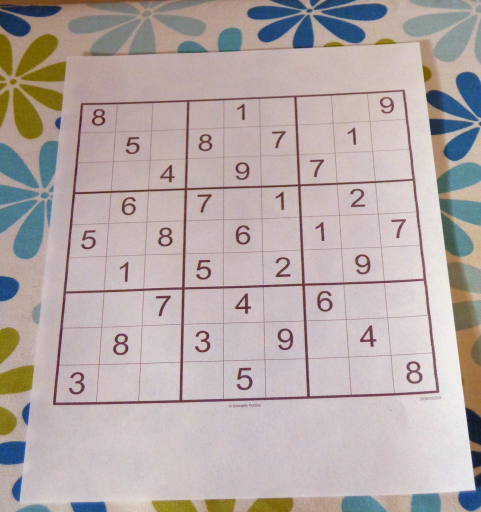
#> input picture images/sudoku.jpg, 962 x 1024 px, found by its file name (shown at 1/2 size)
$ jupyter execute --allow-errors Sudoku_Solver.ipynb
#> lines starting #> are read from the running program, lines starting #| are printed output that depends on the picture; after the words box and inside, x2 and y2 are one past the last pixel; in counts of white or black regions, pixels touching at a corner belong together
[cell 1]
import cv2
import numpy as np
from PIL import Image
import matplotlib.pyplot as plt
import tensorflow as tf

# Loading the image

[cell 2]
#cv2 reads image in BGR format, while matplotlib in RGB format
img = cv2.imread('/content/drive/MyDrive/Projects/Sudoku Solver/sudoku.jpg')
#> img is the input picture: shape (1024, 962, 3); mean B, G, R 167.9, 169.5, 181
plt.imshow(img);
print('The shape of original image is {}\n'.format(img.shape))
#| The shape of original image is (1024, 962, 3)

#Preprocessing the image

### Resizing the image and creating a blank image

[cell 3]
width, height = 450, 450
img = cv2.resize(img, (width, height)) #changes the shape of the image into 450x450
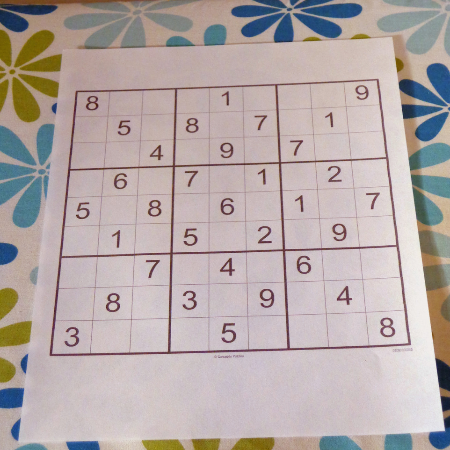
#> img: shape (450, 450, 3); mean B, G, R 167.8, 169.4, 180.8
print('The shape of resized image is {}\n'.format(img.shape))
#| The shape of resized image is (450, 450, 3)

[cell 4]
imgBlank = np.zeros((width, height, 3), np.uint8)  #creating a blank image of the same size as the resized image to overlay
plt.imshow(imgBlank);
print('The shape of blank image is {}\n'.format(img.shape))
#| The shape of blank image is (450, 450, 3)

### Cleaning the image

[cell 5]
def preprocess(img):
  imgGray = cv2.cvtColor(img, cv2.COLOR_BGR2GRAY) #convet BGR to Gray
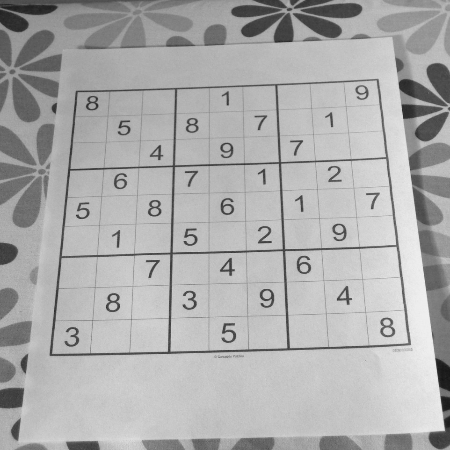
#> imgGray: shape (450, 450); min 21, max 240, mean 172.6
  imgBlur = cv2.GaussianBlur(imgGray, (5, 5), 1)
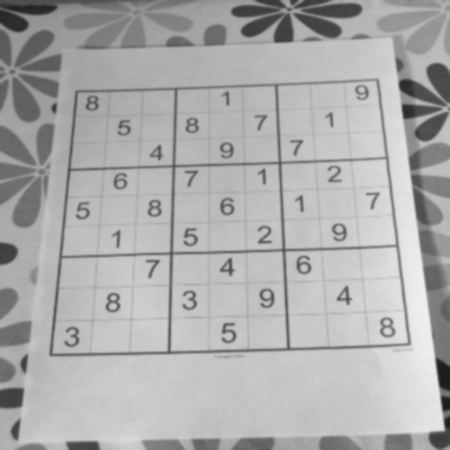
#> imgBlur: shape (450, 450); min 25, max 238, mean 172.6
  imgThreshold = cv2.adaptiveThreshold(imgBlur, 255, 1, 1, 11, 2)
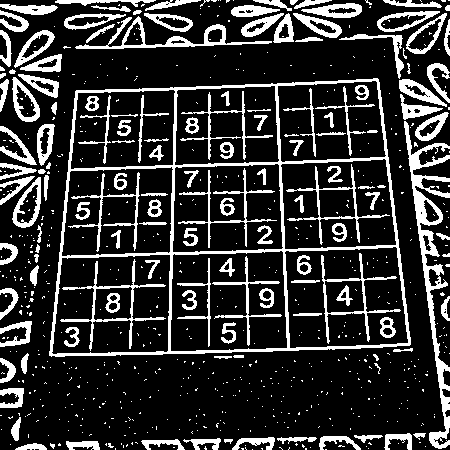
#> imgThreshold: shape (450, 450); 19.8% white; 719 white regions (582 under 20 px)

  # uncomment the next lines to view each image processing
  fig = plt.figure(figsize = (20, 20))
  fig.add_subplot(5,5, 1)
  plt.imshow(img)
  plt.title("Original Image")
  fig.add_subplot(5,5, 2)
  plt.imshow(imgGray, cmap = 'gray') #plt displays images using three channels, so the extra parameter is needed to display the gray image
  plt.title("Grayed")
  fig.add_subplot(5,5, 3)
  plt.imshow(imgBlur, cmap = 'gray')
  plt.title("Blurred")
  fig.add_subplot(5,5, 4)
  plt.imshow(imgThreshold, cmap = 'gray')
  plt.title("Applied Threshold")

  return imgThreshold

[cell 6]
imgThreshold = preprocess(img)
#> figure, not shown here; B, G, R data is drawn as R, G, B

###Finding the contours

[cell 7]
imgContours, imgBigContour = img.copy(), img.copy()
contours, hierarchy = cv2.findContours(imgThreshold, cv2.RETR_EXTERNAL, cv2.CHAIN_APPROX_SIMPLE)
#> contours = 512 contours, 446 with area under 20; largest, box (x1, y1, x2, y2) and area: (49, 78, 411, 357) 88502, (404, 121, 450, 449) 3014, (75, 16, 272, 49) 1378, (12, 177, 41, 228) 862, (406, 13, 447, 54) 758
cv2.drawContours(imgContours, contours, -1, (70,102,255), 3)
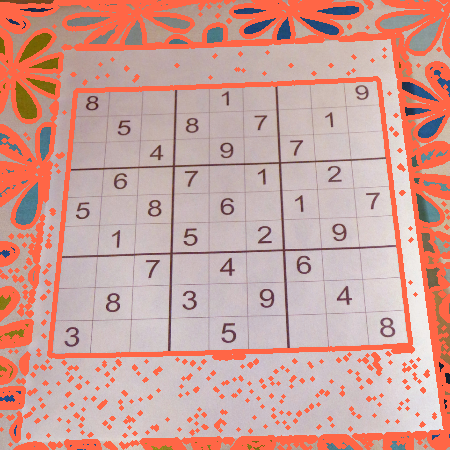
#> imgContours: shape (450, 450, 3); mean B, G, R 153.7, 161.3, 205.9
plt.imshow(imgContours);

###Finding the biggest contour

[cell 8]
def biggestContourFinder(contours):
  biggest = np.array([])
  max_area = 0
  for i in contours:
    area = cv2.contourArea(i)
    if area > 50:
      perimeter = cv2.arcLength(i, True)
      approx = cv2.approxPolyDP(i, 0.02*perimeter, True)
      if area>max_area and len(approx) == 4:
        biggest = approx
        max_area = area
#> this loop made 512 passes
#> (area, perimeter, biggest, max_area) on passes 29, 423: (112.5, 70.04, [[46, 448], [41, 444], [33, 443], [15, 449]], 112.5), (88502.5, 1234.8, [[378, 79], [76, 90], [49, 355], [409, 345]], 88502.5)
#> (area, perimeter, approx) on passes 432, 456, 463, 464, 479: (432, 107.3, [[18, 74], [38, 90], [57, 96], [58, 82]]), (403, 106.3, [[61, 54], [20, 69], [59, 71]]), (56.5, 57.9, [[295, 41], [322, 39], [308, 37]]), (320.5, 218.8, [[339, 39], [391, 36], [399, 78], [401, 35]]), (371.5, 86.53, [[288, 13], [276, 28], [274, 42], [293, 41]])
#> after the loop, max_area = 88502.5

  # uncomment the following two lines to see the contour points
  # a = cv2.drawContours(img, biggest, -1, (255,0,0), 9)
  # plt.imshow(a, cmap = 'gray');

  return biggest, max_area

[cell 9]
biggest, max_area = biggestContourFinder(contours)
#> biggest = [[378, 79], [76, 90], [49, 355], [409, 345]]; max_area = 88502.5

### Finding the order of the points

[cell 10]
def reorder(myPoints):
  myPoints = myPoints.reshape((4,2))
#> myPoints = [[378, 79], [76, 90], [49, 355], [409, 345]]
  myPointsNew = np.zeros((4,1,2), np.int32)
  add = myPoints.sum(1)
#> add = [457, 166, 404, 754]
  myPointsNew[0] = myPoints[np.argmin(add)]
  myPointsNew[3] = myPoints[np.argmax(add)]
  diff = np.diff(myPoints, axis = 1)
#> diff = [-299, 14, 306, -64]
  myPointsNew[1] = myPoints[np.argmin(diff)]
  myPointsNew[2] = myPoints[np.argmax(diff)]
  return myPointsNew

[cell 11]
biggestReordered = reorder(biggest)
#> biggestReordered = [[76, 90], [378, 79], [49, 355], [409, 345]]
#print('The original points: \n{}\n\nThe reordered points: \n{}'.format(biggest, biggestReordered))

[cell 12]
cv2.drawContours(imgBigContour, biggestReordered, -1, (255,0,0), 10)
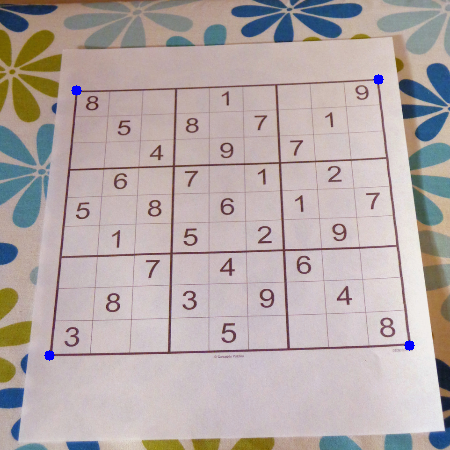
#> imgBigContour: shape (450, 450, 3); 0.16% of pixels changed, all inside (x1, y1, x2, y2) = (44, 74, 415, 361)
plt.imshow(imgBigContour);

###Warping the image

[cell 13]
pts1 = np.float32(biggestReordered)
#> pts1 = [[76, 90], [378, 79], [49, 355], [409, 345]]
pts2 = np.float32([[0, 0], [width, 0], [0, height], [width, height]])
matrix = cv2.getPerspectiveTransform(pts1, pts2) #perspective matrix
#> matrix = [[1.62, 0.165, -138.3], [0.0795, 2.18, -202.4], [6.36e-05, 0.000781, 1]]
imgWarpColored = cv2.warpPerspective(img, matrix, (width, height)) #applying the warp
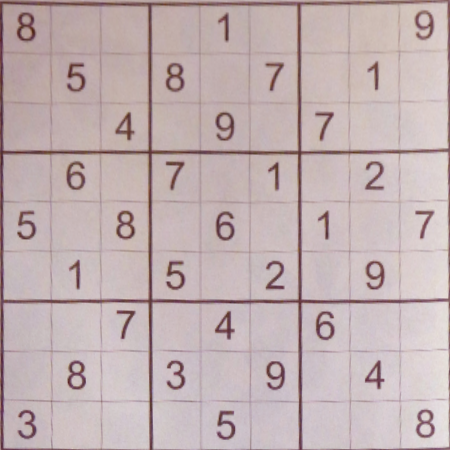
#> imgWarpColored: shape (450, 450, 3); mean B, G, R 177.8, 176.8, 193.7
imgWarpGray = cv2.cvtColor(imgWarpColored, cv2.COLOR_BGR2GRAY) #changing to grayscale
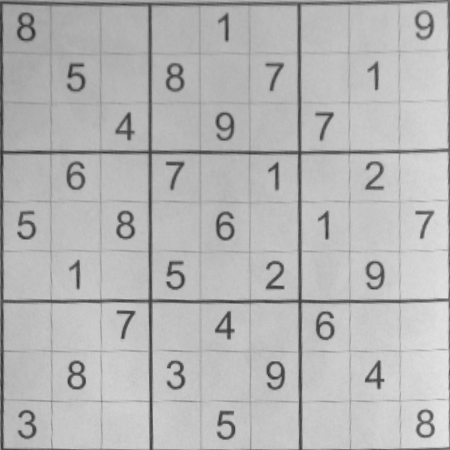
#> imgWarpGray: shape (450, 450); min 48, max 228, mean 182
plt.imshow(imgWarpGray, cmap = 'gray')

###Extracting the individual number boxes

[cell 14]
def splitBoxes(img):
  rows = np.vsplit(img, 9)
#> rows = 9 items
  boxes = []
  for r in rows:
    cols = np.hsplit(r, 9)
    for box in cols:
      boxes.append(box)
#> this loop made 9 passes
#> after the loop, boxes = 81 items
  return boxes

[cell 15]
boxes = splitBoxes(imgWarpGray)
#> boxes = 81 items
plt.imshow(boxes[80], cmap = 'gray')
plt.axis(False);
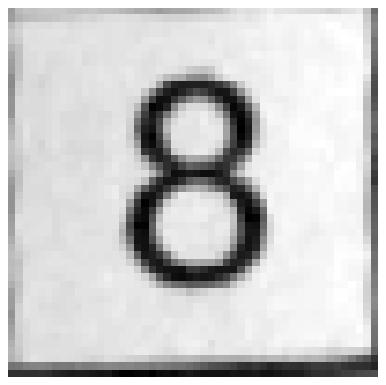
#> figure drawn by matplotlib, 1 panel

### Extracting Digits

#> (a cell that did not finish here is left out)

###Display Digit on Image

[cell 17]
def displayNumbers(img, numbers, color = (255,0,0)):
  secW = int(img.shape[1]/9)
  secH = int(img.shape[0]/9)
  for x in range(9):
    for y in range(9):
      if numbers[(y*9)+x] != 0:
        cv2.putText(img,
                    str(numbers[(y*9)+x]),
                    (x*secW+int(secW/2)-10, int((y+0.8)*secH)),
                    cv2.FONT_HERSHEY_COMPLEX_SMALL,
                    2, color, 2, cv2.LINE_AA)
  return img

[cell 18]
imgDetectedDigits = imgBlank.copy()
#> (the rest of this cell did not finish here and is left out)

[cell 19]
plt.imshow(imgDetectedDigits);

###Finding Solution of the Board

#> (a cell that did not finish here is left out)

[cell 21]
import sudokuSolver
imgSolvedDigits = imgBlank.copy()
try:
  sudokuSolver.solve(board)
except:
  pass

flatList = []
#> (the rest of this cell did not finish here and is left out)

[cell 22]
plt.imshow(imgSolvedDigits)

###Overlaying the Answer

[cell 23]
pts2 = np.float32(biggestReordered) # PREPARE POINTS FOR WARP
#> pts2 = [[76, 90], [378, 79], [49, 355], [409, 345]]
pts1 =  np.float32([[0, 0],[width, 0], [0, height],[width, height]]) # PREPARE POINTS FOR WARP
matrix = cv2.getPerspectiveTransform(pts1, pts2)  # GER
#> matrix = [[0.663, -0.0775, 76], [-0.0262, 0.462, 90], [-2.17e-05, -0.000356, 1]]
imgInvWarpColored = img.copy()
imgInvWarpColored = cv2.warpPerspective(imgSolvedDigits, matrix, (width, height))
inv_perspective = cv2.addWeighted(imgInvWarpColored, 1, img, 0.9, 1)
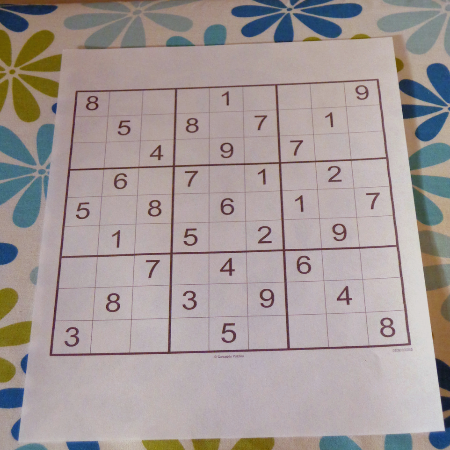
#> inv_perspective: shape (450, 450, 3); mean of channels 0, 1, 2 152, 153.4, 163.8; drawn as B, G, R

$ run again, with images/comparison.png saved as images/sudoku.jpg
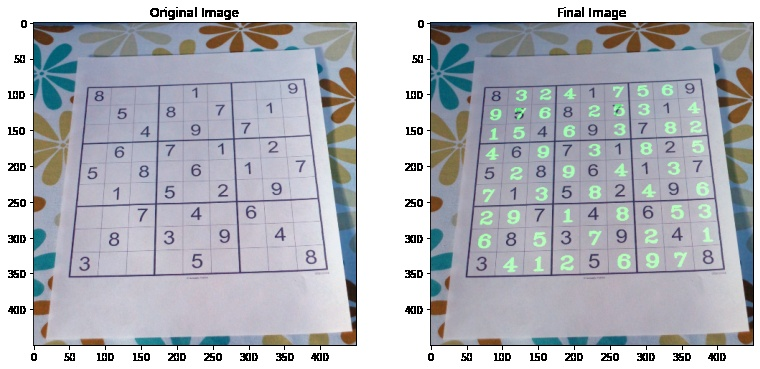
#> input picture images/comparison.png, 760 x 369 px, found by its file name
#> img is the input picture: shape (369, 760, 3); mean B, G, R 187.8, 181.1, 178.7
#| The shape of original image is (369, 760, 3)
#> img: shape (450, 450, 3)
#| The shape of resized image is (450, 450, 3)
#| The shape of blank image is (450, 450, 3)
#> in preprocess, `imgThreshold = cv2.adaptiveThreshold(imgBlur, 255, 1, 1, 11, 2)`:
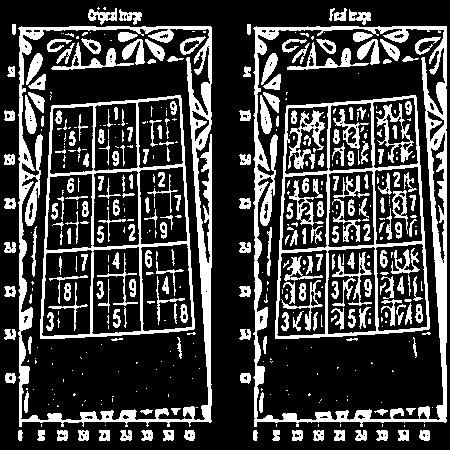
#> imgThreshold: shape (450, 450); 25.3% white; 473 white regions (239 under 20 px)
#> contours = 53 contours, 10 with area under 20; largest, box (x1, y1, x2, y2) and area: (253, 26, 447, 427) 75544, (18, 26, 212, 427) 74768, (88, 8, 117, 25) 218, (119, 9, 142, 25) 150, (349, 9, 371, 25) 142
#> imgContours: shape (450, 450, 3); mean B, G, R 178.1, 174.6, 188.2
#> the loop in biggestContourFinder, `for i in contours:` made 53 passes
#> (area, perimeter, biggest, max_area) on pass 43: (75543.5, 1245.8, [[256, 26], [254, 426], [445, 422], [446, 26]], 75543.5)
#> after the loop in biggestContourFinder, `for i in contours:`: max_area = 75543.5
#> `biggest, max_area = biggestContourFinder(contours)`: biggest = [[256, 26], [254, 426], [445, 422], [446, 26]]; max_area = 75543.5
#> myPoints = [[256, 26], [254, 426], [445, 422], [446, 26]]
#> add = [282, 680, 867, 472]
#> diff = [-230, 172, -23, -420]
#> biggestReordered = [[256, 26], [446, 26], [254, 426], [445, 422]]
#> imgBigContour: shape (450, 450, 3); mean B, G, R 188, 180.9, 178.5
#> `matrix = cv2.getPerspectiveTransform(pts1, pts2)`: matrix = [[2.31, 0.0116, -592.8], [0, 1.12, -29.02], [-5.17e-05, 1.26e-05, 1]]
#> rows = 9 items
#> the loop in splitBoxes, `for r in rows:` made 9 passes
#> after the loop in splitBoxes, `for r in rows:`: boxes = 81 items
#> pts2 = [[256, 26], [446, 26], [254, 426], [445, 422]]
#> `matrix = cv2.getPerspectiveTransform(pts1, pts2)`: matrix = [[0.432, -0.00737, 256], [0.000581, 0.884, 26], [2.23e-05, -1.15e-05, 1]]
#> `inv_perspective = cv2.addWeighted(imgInvWarpColored, 1, img, 0.9, 1)`:
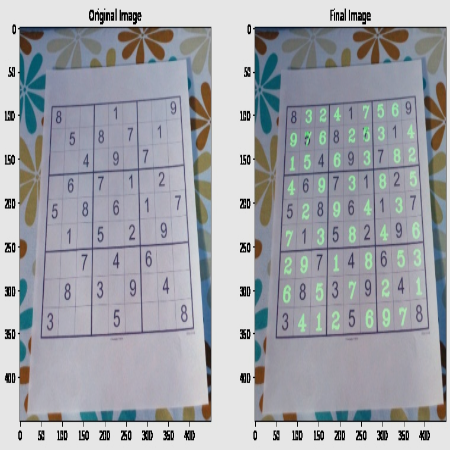
#> inv_perspective: shape (450, 450, 3); mean of channels 0, 1, 2 170.1, 164, 161.9; drawn as B, G, R

$ run again, with images/preprocess.png saved as images/sudoku.jpg
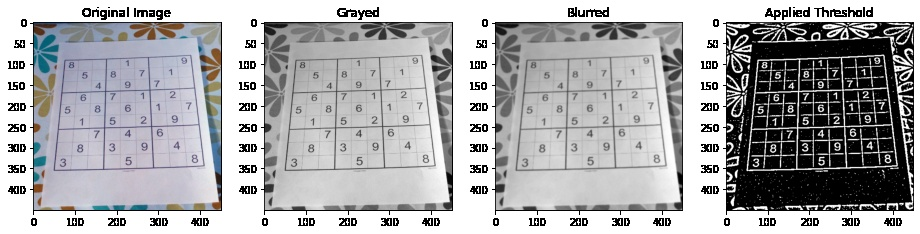
#> input picture images/preprocess.png, 920 x 234 px, found by its file name
#> img is the input picture: shape (234, 920, 3); mean B, G, R 173.8, 171.9, 171.7
#| The shape of original image is (234, 920, 3)
#> img: shape (450, 450, 3)
#| The shape of resized image is (450, 450, 3)
#| The shape of blank image is (450, 450, 3)
#> imgThreshold: shape (450, 450); 28.5% white; 552 white regions (294 under 20 px)
#> contours = 90 contours, 17 with area under 20; largest, box (x1, y1, x2, y2) and area: (128, 42, 223, 414) 33461, (15, 42, 109, 414) 33459, (241, 42, 335, 414) 33086, (354, 42, 448, 414) 30375, (398, 12, 428, 33) 345
#> imgContours: shape (450, 450, 3); mean B, G, R 158.9, 162.8, 189.9
#> the loop in biggestContourFinder, `for i in contours:` made 90 passes
#> (area, perimeter, biggest, max_area) on passes 72 to 74: (30375, 1555.6, [[355, 42], [354, 413], [417, 413], [447, 43]], 30375), (33085.5, 992.1, [[242, 42], [241, 413], [333, 405], [334, 43]], 33085.5), (33461, 969.7, [[129, 42], [128, 413], [221, 405], [221, 42]], 33461)
#> after the loop in biggestContourFinder, `for i in contours:`: max_area = 33461
#> `biggest, max_area = biggestContourFinder(contours)`: biggest = [[129, 42], [128, 413], [221, 405], [221, 42]]; max_area = 33461
#> myPoints = [[129, 42], [128, 413], [221, 405], [221, 42]]
#> add = [171, 541, 626, 263]
#> diff = [-87, 285, 184, -179]
#> biggestReordered = [[129, 42], [221, 42], [128, 413], [221, 405]]
#> imgBigContour: shape (450, 450, 3); mean B, G, R 173.6, 171.3, 171.1
#> `matrix = cv2.getPerspectiveTransform(pts1, pts2)`: matrix = [[4.65, 0.0125, -600.8], [-3.22e-17, 1.19, -50.06], [-0.000225, 2.79e-05, 1]]
#> rows = 9 items
#> the loop in splitBoxes, `for r in rows:` made 9 passes
#> after the loop in splitBoxes, `for r in rows:`: boxes = 81 items
#> pts2 = [[129, 42], [221, 42], [128, 413], [221, 405]]
#> `matrix = cv2.getPerspectiveTransform(pts1, pts2)`: matrix = [[0.215, -0.00528, 129], [0.00203, 0.815, 42], [4.84e-05, -2.39e-05, 1]]
#> `inv_perspective = cv2.addWeighted(imgInvWarpColored, 1, img, 0.9, 1)`:
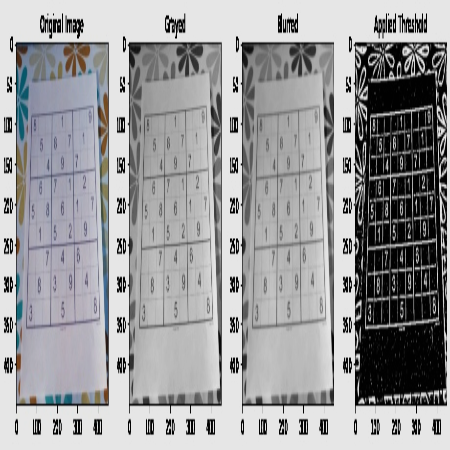
#> inv_perspective: shape (450, 450, 3); mean of channels 0, 1, 2 157.1, 155.4, 155.2; drawn as B, G, R
